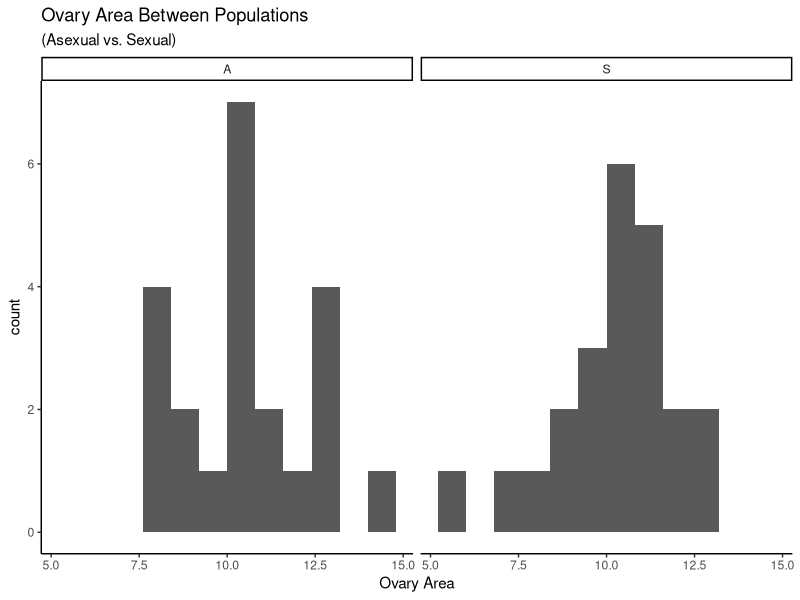

This figure's R source:
## ---- chunk 1
knitr::opts_chunk$set(echo = TRUE)

## ---- chunk 2
cc1_data<-read.csv("./BIOL343_Week3/A1_Data_Excelcopy.csv")
cc1_cleandata=cc1_data[0:45, 0:8]
cc1_cleandata$ovary_area=cc1_cleandata$ovarywidth*cc1_cleandata$ovaryheight

head(cc1_cleandata)

#Import Libraries 
library(ggplot2)
library(knitr)
## ---- chunk 3
#Does include=F make more sense or echo=F? 

area_means=aggregate(ovary_area ~ populationtype, data=cc1_cleandata, FUN=mean, na.rm = TRUE)
area_means


## ---- chunk 4
#Confirm that the echo=F choice is correct (what did others use?)
kable(area_means, caption="Mean Ovary Area across Asexual (A) and Sexual (S) Population Types")

## ---- chunk 5

Hist_cc1_cleandata=ggplot(aes(x = ovary_area), data=cc1_cleandata) + geom_histogram(binwidth=0.8) + theme_classic() + labs(title = "Ovary Area Between Populations", subtitle = "(Asexual vs. Sexual)", x = "Ovary Area", y="count")

#expression (" * mm^2 * ")")
#Hist_cc1_cleandata

Hist_cc1final=Hist_cc1_cleandata + facet_wrap(vars(populationtype)) 
Hist_cc1final
